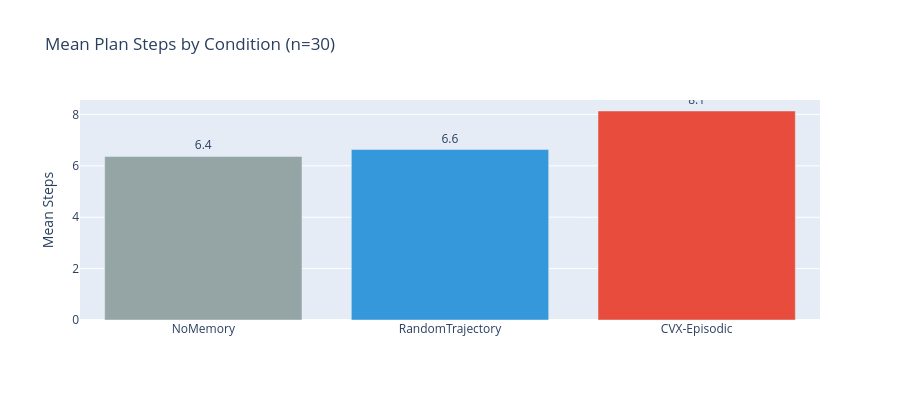

The cell this chart's notebook holds for it:
### Code cell
import plotly.graph_objects as go

cond_names = list(metrics.keys())
mean_steps = [np.mean([d['steps'] for d in metrics[c]]) for c in cond_names]

fig = go.Figure(data=go.Bar(
    x=cond_names, y=mean_steps,
    text=[f'{s:.1f}' for s in mean_steps],
    textposition='outside',
    marker_color=['#95a5a6', '#3498db', '#e74c3c'],
))
fig.update_layout(
    title=f'Mean Plan Steps by Condition (n={N_EVAL})',
    yaxis_title='Mean Steps', height=400,
)
fig.show()

### Figure 1 — Plotly figure (JSON) as saved in the notebook; plotly's stock layout.template omitted (floating-point values rounded to 4 significant figures)
{"data": [{"marker": {"color": ["#95a5a6", "#3498db", "#e74c3c"]}, "text": ["6.4", "6.6", "8.1"], "textposition": "outside", "type": "bar", "x": ["NoMemory", "RandomTrajectory", "CVX-Episodic"], "y": [6.367, 6.633, 8.133]}], "layout": {"height": 400, "title": {"text": "Mean Plan Steps by Condition (n=30)"}, "yaxis": {"title": {"text": "Mean Steps"}}}}
